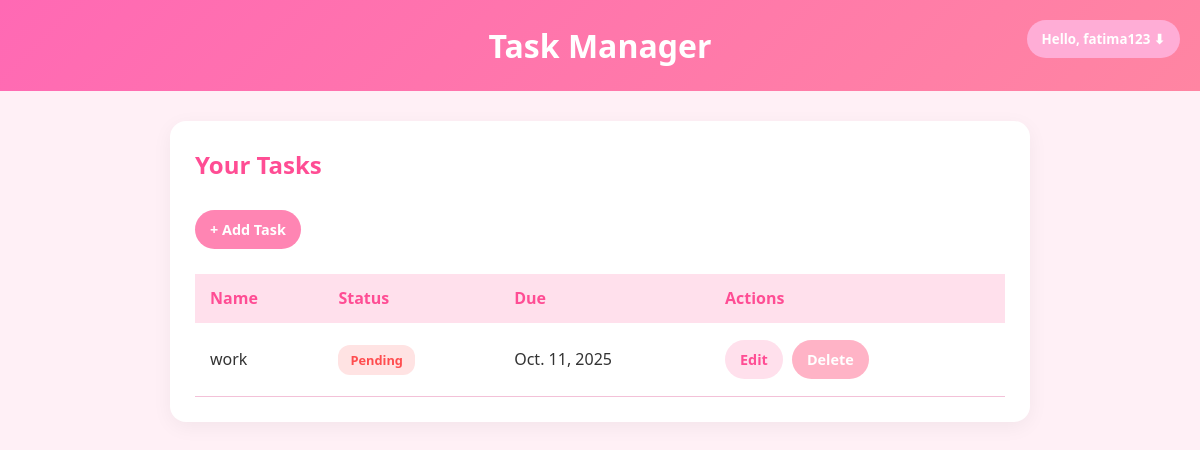
The app's page /home/ (signed in), older data.
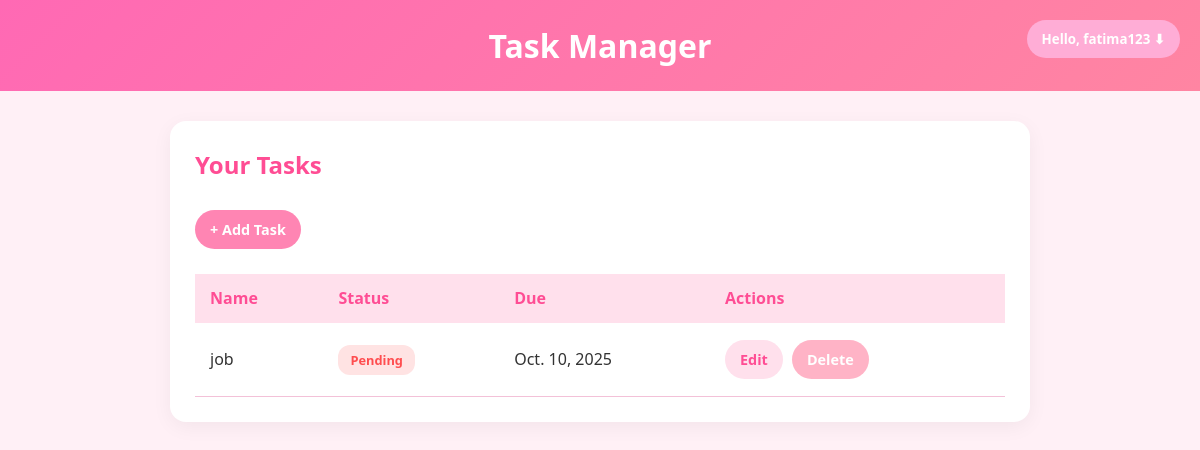
The same page, newer data.
### app/models.py (models this page shows)
class Task(models.Model):
    user = models.ForeignKey(User, on_delete=models.CASCADE, null=True, blank=True)
    name = models.CharField(max_length = 100)
    created_at = models.DateField(auto_now_add = True)
    due_date = models.DateField(null = True, blank = True)
    STATUS_CHOICES = [
        ("pending", "Pending"),
        ("in-progress", "In-Progress"),
        ("completed", "Completed"),
    ]
    status = models.CharField(
        max_length=20,
        choices=STATUS_CHOICES,
        default="pending"
    )

### app/views.py (the view)
# urls.py: path("home/", views.home, name="home"),
@login_required
def home(request):
    tasks = Task.objects.filter(user=request.user).order_by("-created_at")
    return render(request, "home.html", {"tasks": tasks})

### app/templates/home.html (shortened to what this page needs)
{% load static %}
<!DOCTYPE html>
<html lang="en">
<head>
    <link rel="stylesheet" href="{% static 'css/home.css' %}">
</head>
<body>
    <header class="header">
        <h1>Task Manager</h1>
        <div class="account-menu">
            <div class="dropdown">
                <button class="dropdown-btn">Hello, {{ request.user.username }} ⬇</button>
            </div>
        </div>
    </header>
    <main class="container">
        <section class="card">
            <h2>Your Tasks</h2>
            <a href="{% url 'task_add' %}" class="btn-primary">+ Add Task</a>
            {% if tasks %}
                <table class="task-table">
                    <thead>
                        <tr>
                            <th>Name</th>
                            <th>Status</th>
                            <th>Due</th>
                            <th>Actions</th>
                        </tr>
                    </thead>
                    <tbody>
                        {% for task in tasks %}
                            <tr>
                                <td data-label="Name">{{ task.name }}</td>
                                <td data-label="Status">
                                    {% if task.status == "pending" %}
                                        <span class="status status-pending">Pending</span>
                                    {% elif task.status == "in-progress" %}
                                        <span class="status status-inprogress">In Progress</span>
                                    {% elif task.status == "completed" %}
                                        <span class="status status-completed">Completed</span>
                                    {% endif %}
                                </td>
                                <td data-label="Due">{{ task.due_date|default:"-" }}</td>
                                <td data-label="Actions">
                                    <a href="{% url 'task_edit' task.id %}" class="btn">Edit</a>
                                    <a href="{% url 'task_delete' task.id %}" class="btn-danger">Delete</a>
                                </td>
                            </tr>
                        {% endfor %}
                    </tbody>
                </table>
            {% else %}
                <p class="empty">No tasks yet. 🎉</p>
            {% endif %}
        </section>
    </main>
</body>
</html>

### app/static/css/home.css (style rules this page uses)
* { margin: 0; padding: 0; box-sizing: border-box; font-family: "Segoe UI", Tahoma, Geneva, Verdana, sans-serif; }
body { background-color: #fff0f6; color: #333; line-height: 1.6; min-height: 100vh; padding: 0; }
.header { background: linear-gradient(135deg, #ff69b4, #ff85a2); color: white; padding: 20px; text-align: center; position: relative; }
.header h1 { font-size: 2rem; }
.account-menu { position: absolute; top: 20px; right: 20px; }
.dropdown { position: relative; display: inline-block; }
.dropdown-btn { background: #ffadd6; border: none; padding: 10px 15px; border-radius: 20px; cursor: pointer; font-weight: bold; color: #fff; }
.container { max-width: 900px; margin: 30px auto; padding: 0 20px; }
.card { background: white; padding: 25px; border-radius: 16px; box-shadow: 0 5px 20px rgba(0, 0, 0, 0.05); }
.card h2 { margin-bottom: 20px; color: #ff4d94; }
.btn-primary, .btn, .btn-danger { display: inline-block; padding: 8px 15px; border-radius: 20px; text-decoration: none; font-size: 0.9rem; font-weight: 600; margin: 5px 5px 5px 0; transition: background 0.3s ease; }
.btn-primary { background: #ff85b3; color: white; }
.btn { background-color: #ffe0ec; color: #ff4d94; }
.btn-danger { background-color: #ffb3c6; color: #fff; }
.task-table { width: 100%; border-collapse: collapse; margin-top: 20px; }
.task-table th, .task-table td { text-align: left; padding: 12px 15px; }
.task-table th { background-color: #ffe0ec; color: #ff4d94; }
.task-table tbody tr { border-bottom: 1px solid #f3c1d8; }
.status { padding: 5px 12px; border-radius: 12px; font-size: 0.8rem; font-weight: 600; display: inline-block; text-align: center; }
.status-pending { background-color: #ffe3e3; color: #ff4d4f; }

Row changes from the older to the newer data that the page shows:
removed Task: name "work", status "Pending", due_date "Oct. 11, 2025"
added Task: name "job", status "Pending", due_date "Oct. 10, 2025"
